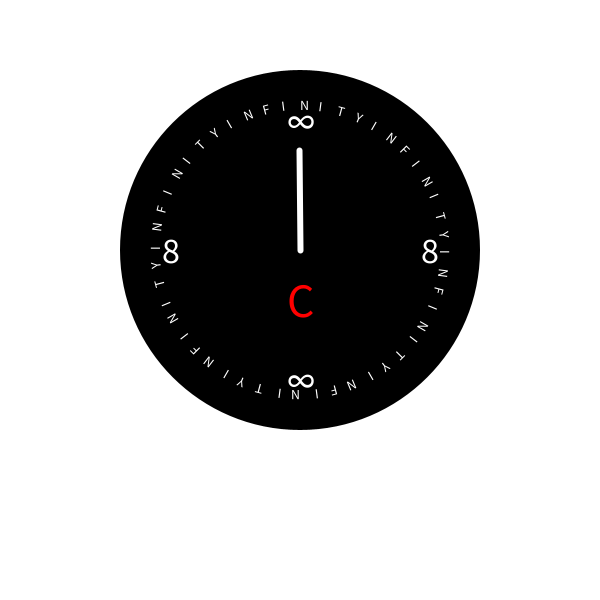
Frame 1 (no input)
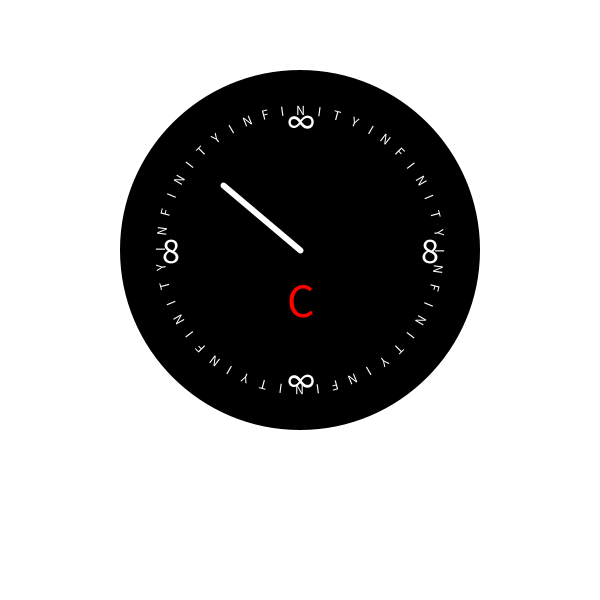
Frame 60 (the mouse pressed at the canvas centre just before this capture)
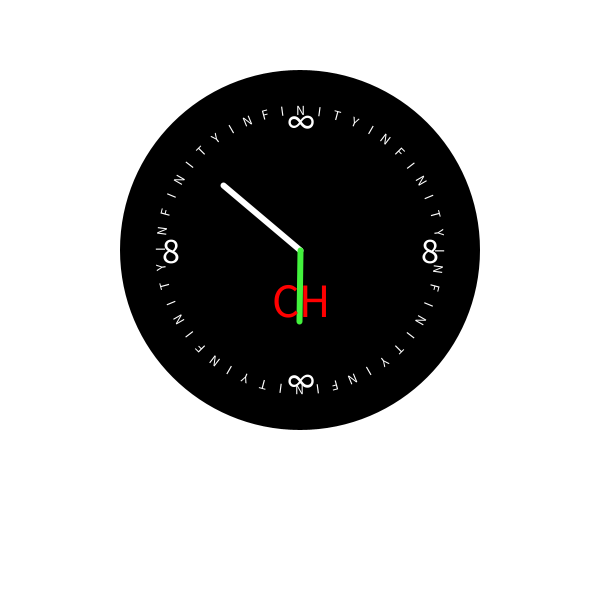
Frame 120 (the mouse held since frame 60 and released just before this capture)

The Processing sketch that drew these frames (run headless with seeded random() and noise(); from frame 60 on, the mouse is pressed at the canvas centre):

// Processing sketch: Mikail_Somji
// ── Mikail_Somji.pde
ArrayList<Hand> hands = new ArrayList<Hand>();
ArrayList<Particle> particles = new ArrayList<Particle>(); // Particles for explosion effect
Hand activeHand;
int maxHands = 5;
boolean isExploding = false; // Flag for explosion animation
float scaleFactor = 1.0; // Scale factor for the explosion animation
boolean particlesReleased = false; // Tracks if particles have been released

void setup() {
  size(600, 600);
  resetDrawing();
}

void draw() {
  background(255);

  if (isExploding) {
    if (scaleFactor < 5) {
      // Double the scaling speed
      scaleFactor += 0.04;
      translate(width / 2, height / 2);
      scale(scaleFactor);
      drawScene();
    } else {
      // Release particles when fully scaled
      if (!particlesReleased) {
        releaseParticles();
        particlesReleased = true;
      }

      // Update and display particles
      for (int i = particles.size() - 1; i >= 0; i--) {
        Particle p = particles.get(i);
        p.update();
        p.display();
        if (p.isDead()) {
          particles.remove(i);
        }
      }

      // Reset when all particles are gone
      if (particles.isEmpty()) {
        resetDrawing();
      }
    }
  } else {
    // Normal drawing mode
    translate(width / 2, height / 2 - 50); // Adjust for hands above "CHAOS"
    drawScene();
  }

  // Update the active hand if it is moving
  if (!isExploding && activeHand.isMoving) {
    activeHand.angle = atan2(mouseY - height / 2 + 50, mouseX - width / 2);
  }
}

void drawScene() {
  // Black circle with radius 180
  fill(0);
  noStroke();
  ellipse(0, 0, 180 * 2, 180 * 2);

  // Write "INFINITY" 6 times along the circle
  fill(255);
  textSize(14);
  float textRadius = 140;
  int repetitions = 6;
  float totalArc = TWO_PI / repetitions;

  for (int j = 0; j < repetitions; j++) {
    float startAngle = j * totalArc;

    for (int i = 0; i < 8; i++) {
      char letter = "INFINITY".charAt(i);
      float letterAngle = startAngle + i * (totalArc / 8);
      float x = cos(letterAngle) * textRadius;
      float y = sin(letterAngle) * textRadius;

      pushMatrix();
      translate(x, y);
      rotate(letterAngle + HALF_PI);
      text(letter, 0, 0);
      popMatrix();
    }
  }

  // Infinity symbol (∞)
  textSize(36);
  fill(255);
  textAlign(CENTER, CENTER);
  text("∞", 0, -130); // Top center
  text("∞", 0, 130);  // Bottom center

  // Number 8s on sides
  textSize(36);
  text("8", -130, 0); // Left side
  text("8", 130, 0);  // Right side

  // Draw all hands
  for (Hand h : hands) {
    h.drawHand();
  }

  // Draw active hand
  activeHand.drawHand();

  // CHAOS text with dynamic visibility
  int visibleLetters = min(hands.size() + 1, "CHAOS".length());
  textSize(48);
  fill(255, 0, 0);
  textAlign(CENTER, CENTER);
  translate(0, 50); // Move down to position "CHAOS" below the hands
  text("CHAOS".substring(0, visibleLetters), 0, 0);

  // Trigger explosion if all letters are visible
  if (!isExploding && visibleLetters == "CHAOS".length()) {
    startExplosion();
  }
}

void mousePressed() {
  if (isExploding) return; // Ignore interactions during explosion

  if (activeHand.isMoving) {
    activeHand.isMoving = false;
    hands.add(activeHand);

    if (hands.size() > maxHands) {
      hands.clear();
    }

    activeHand = new Hand(-HALF_PI, random(20, 100), color(random(255), random(255), random(255)));
  } else if (activeHand.isClicked(mouseX - width / 2, mouseY - height / 2 + 50)) {
    activeHand.isMoving = true;
  }
}

void resetDrawing() {
  hands.clear();
  particles.clear();
  activeHand = new Hand(-HALF_PI, 100, color(255));
  isExploding = false;
  scaleFactor = 1.0;
  particlesReleased = false;
}

void startExplosion() {
  isExploding = true;
  scaleFactor = 1.0;
}

void releaseParticles() {
  // Create particles that will follow the infinity curve
  for (int i = 0; i < 900; i++) {
    float t = random(TWO_PI); // Random starting position along the curve
    float speed = random(0.01, 0.05); // Small step size for smooth motion
    float size = random(3, 8);
    color c = color(random(100, 255), random(100, 255), random(100, 255));
    particles.add(new Particle(width / 2, height / 2, t, speed, c, size));
  }
}

class Hand {
  float angle;
  float length;
  color col;
  boolean isMoving;

  Hand(float angle, float length, color col) {
    this.angle = angle;
    this.length = length;
    this.col = col;
    this.isMoving = true;
  }

  void drawHand() {
    stroke(col);
    strokeWeight(6);
    float x = cos(angle) * length;
    float y = sin(angle) * length;
    line(0, 0, x, y);
  }

  boolean isClicked(float mouseX, float mouseY) {
    float handX = cos(angle) * length;
    float handY = sin(angle) * length;
    float d = dist(mouseX, mouseY, handX, handY);
    return d < 10;
  }
}

class Particle {
  float originX, originY; // Start position
  float t; // Parametric time variable for infinity path
  float speed; // Speed along the curve
  color col;
  float size;
  float life = 255; // Particle life

  Particle(float x, float y, float t, float speed, color col, float size) {
    this.originX = x;
    this.originY = y;
    this.t = t;
    this.speed = speed;
    this.col = col;
    this.size = size;
  }

  void update() {
    // Move along the infinity symbol curve
    t += speed;
    float a = 100; // Scaling factor for the infinity curve
    float x = a * cos(t);
    float y = a * sin(2 * t) / 2;

    // Update position relative to the center
    originX = width / 2 + x;
    originY = height / 2 + y;

    life -= 2; // Gradually fade out
  }

  void display() {
    fill(col, life);
    noStroke();
    ellipse(originX, originY, size, size);
  }

  boolean isDead() {
    return life <= 0;
  }
}
